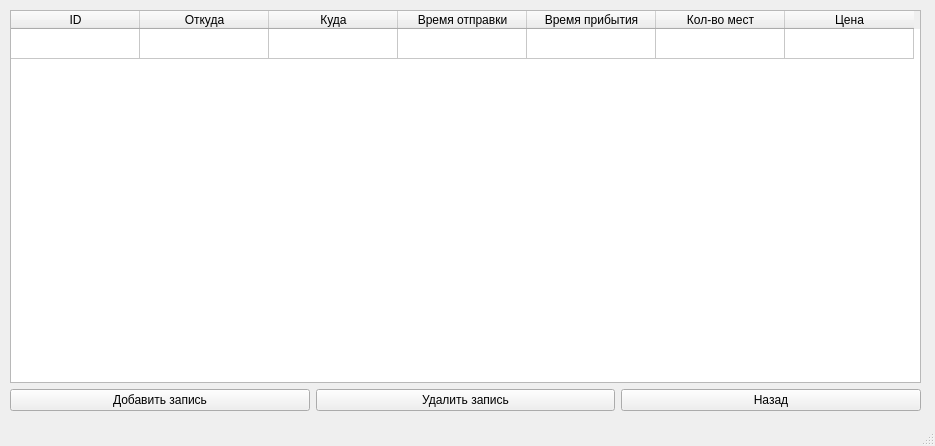
<?xml version="1.0" encoding="UTF-8"?>
<ui version="4.0">
 <class>AdminTickets</class>
 <widget class="QMainWindow" name="AdminTickets">
  <property name="geometry">
   <rect>
    <x>0</x>
    <y>0</y>
    <width>935</width>
    <height>446</height>
   </rect>
  </property>
  <property name="sizePolicy">
   <sizepolicy hsizetype="Preferred" vsizetype="Preferred">
    <horstretch>10</horstretch>
    <verstretch>20</verstretch>
   </sizepolicy>
  </property>
  <property name="font">
   <font>
    <pointsize>8</pointsize>
   </font>
  </property>
  <property name="windowTitle">
   <string>AdminTickets</string>
  </property>
  <widget class="QWidget" name="centralwidget">
   <widget class="QWidget" name="layoutWidget">
    <property name="geometry">
     <rect>
      <x>10</x>
      <y>10</y>
      <width>911</width>
      <height>401</height>
     </rect>
    </property>
    <property name="font">
     <font>
      <pointsize>9</pointsize>
     </font>
    </property>
    <layout class="QVBoxLayout" name="verticalLayout">
     <item>
      <layout class="QGridLayout" name="gridLayout_2">
       <item row="0" column="0" colspan="2">
        <widget class="QTableWidget" name="table_timetable">
         <property name="sizePolicy">
          <sizepolicy hsizetype="Preferred" vsizetype="Preferred">
           <horstretch>15</horstretch>
           <verstretch>15</verstretch>
          </sizepolicy>
         </property>
         <property name="minimumSize">
          <size>
           <width>699</width>
           <height>0</height>
          </size>
         </property>
         <property name="maximumSize">
          <size>
           <width>16777215</width>
           <height>16777215</height>
          </size>
         </property>
         <property name="font">
          <font>
           <pointsize>9</pointsize>
          </font>
         </property>
         <property name="selectionBehavior">
          <enum>QAbstractItemView::SelectionBehavior::SelectRows</enum>
         </property>
         <property name="sortingEnabled">
          <bool>true</bool>
         </property>
         <property name="rowCount">
          <number>1</number>
         </property>
         <attribute name="horizontalHeaderVisible">
          <bool>true</bool>
         </attribute>
         <attribute name="horizontalHeaderCascadingSectionResizes">
          <bool>false</bool>
         </attribute>
         <attribute name="horizontalHeaderMinimumSectionSize">
          <number>32</number>
         </attribute>
         <attribute name="horizontalHeaderDefaultSectionSize">
          <number>129</number>
         </attribute>
         <attribute name="horizontalHeaderShowSortIndicator" stdset="0">
          <bool>true</bool>
         </attribute>
         <attribute name="horizontalHeaderStretchLastSection">
          <bool>false</bool>
         </attribute>
         <attribute name="verticalHeaderVisible">
          <bool>false</bool>
         </attribute>
         <attribute name="verticalHeaderCascadingSectionResizes">
          <bool>false</bool>
         </attribute>
         <row>
          <property name="text">
           <string>Новая строка</string>
          </property>
         </row>
         <column>
          <property name="text">
           <string>ID</string>
          </property>
         </column>
         <column>
          <property name="text">
           <string>Откуда</string>
          </property>
         </column>
         <column>
          <property name="text">
           <string>Куда</string>
          </property>
         </column>
         <column>
          <property name="text">
           <string>Время отправки</string>
          </property>
         </column>
         <column>
          <property name="text">
           <string>Время прибытия</string>
          </property>
         </column>
         <column>
          <property name="text">
           <string>Кол-во мест</string>
          </property>
         </column>
         <column>
          <property name="text">
           <string>Цена</string>
          </property>
         </column>
        </widget>
       </item>
       <item row="1" column="0" colspan="2">
        <layout class="QHBoxLayout" name="horizontalLayout">
         <item>
          <widget class="QPushButton" name="but_add">
           <property name="font">
            <font>
             <pointsize>9</pointsize>
            </font>
           </property>
           <property name="text">
            <string>Добавить запись</string>
           </property>
          </widget>
         </item>
         <item>
          <widget class="QPushButton" name="but_del">
           <property name="font">
            <font>
             <pointsize>9</pointsize>
            </font>
           </property>
           <property name="text">
            <string>Удалить запись</string>
           </property>
          </widget>
         </item>
         <item>
          <widget class="QPushButton" name="but_back">
           <property name="font">
            <font>
             <pointsize>9</pointsize>
            </font>
           </property>
           <property name="text">
            <string>Назад</string>
           </property>
          </widget>
         </item>
        </layout>
       </item>
      </layout>
     </item>
    </layout>
   </widget>
  </widget>
  <widget class="QStatusBar" name="statusbar"/>
 </widget>
 <resources/>
 <connections/>
</ui>
